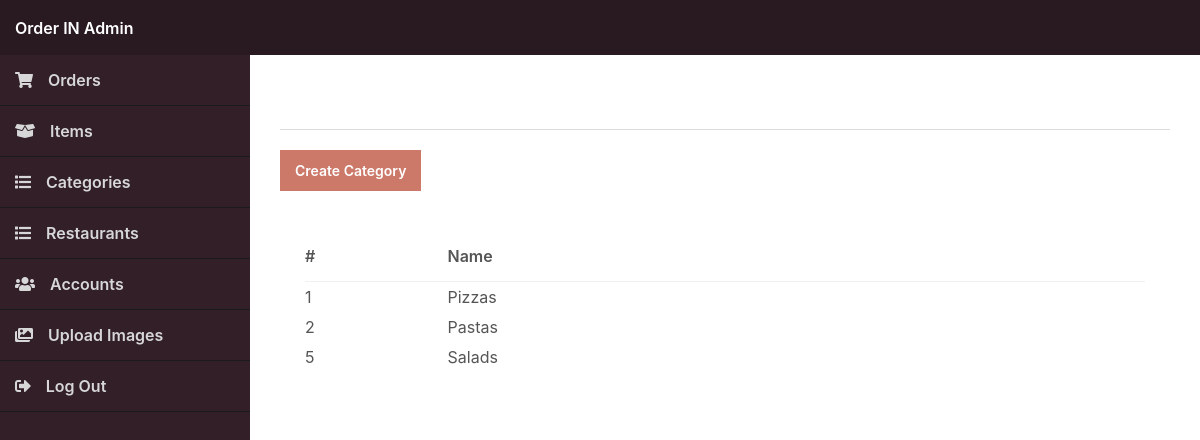
/admin/index.php?page=categories (signed in), run on the app's committed database.
### tables this page shows
CREATE TABLE IF NOT EXISTS `categories` (
`id` int(11) NOT NULL,
  `name` varchar(255) NOT NULL
);

### admin/index.php (called while the page is built, shortened)
<?php
include '../functions.php';
$page = isset($_GET['page']) && file_exists($_GET['page'] . '.php') ? $_GET['page'] : 'orders';
include $page . '.php';
?>

### admin/categories.php (the view, shortened to what this page needs)
<?php
$stmt = $pdo->prepare('SELECT * FROM categories');
$stmt->execute();
$categories = $stmt->fetchAll(PDO::FETCH_ASSOC);
?>
<?=template_admin_header('Categories')?>
<h2>Categories</h2>
<div class="links">
    <a href="index.php?page=category">Create Category</a>
</div>
<div class="content-block">
    <div class="table">
        <table>
            <thead>
                <tr>
                    <td>#</td>
                    <td>Name</td>
                </tr>
            </thead>
            <tbody>
                <?php if (empty($categories)): ?>
                <tr>
                    <td colspan="8" style="text-align:center;">There are no items</td>
                </tr>
                <?php else: ?>
                <?php foreach ($categories as $category): ?>
                <tr class="details" onclick="location.href='index.php?page=category&id=<?=$category['id']?>'">
                    <td><?=$category['id']?></td>
                    <td><?=$category['name']?></td>
                </tr>
                <?php endforeach; ?>
                <?php endif; ?>
            </tbody>
        </table>
    </div>
</div>
<?=template_admin_footer()?>

### admin/admin.css (style rules this page uses)
* { box-sizing: border-box; font-family: -apple-system, BlinkMacSystemFont, "segoe ui", roboto, oxygen, ubuntu, cantarell, "fira sans", "droid sans", "helvetica neue", Arial, sans-serif; font-size: 16px; -webkit-font-smoothing: antialiased; -moz-osx-font-smoothing: grayscale; }
html { height: 100%; }
body { position: relative; min-height: 100%; color: #555555; background-image: url(../imgs/background.jpg); background-size: cover; margin: 0; }
h1, h2, h3, h4, h5 { color: white; margin: 0; padding: 0; }
main h2 { font-size: 20px; padding-bottom: 20px; border-bottom: 1px solid #dbdbdd; }
main .content-block { background-color: #fff; margin-top: 25px; padding: 15px; }
main .table { padding: 0 10px; }
main .table table { width: 100%; border-collapse: collapse; }
main .table table thead td { font-weight: 600; padding: 15px 0; }
main .table table thead tr { border-bottom: 1px solid #f0f0f1; }
main .table table tbody td { padding: 5px 0; }
main .table table .details { cursor: pointer; }
main .links { display: flex; flex-flow: wrap; padding-top: 20px; }
main .links a { display: inline-flex; text-decoration: none; background: #CC796A; color: #FFFFFF; padding: 12px 15px; margin-right: 10px; font-size: 14px; font-weight: 600; }

### data on the page
categories: id "1", name "Pizzas"
categories: id "2", name "Pastas"
categories: id "5", name "Salads"
